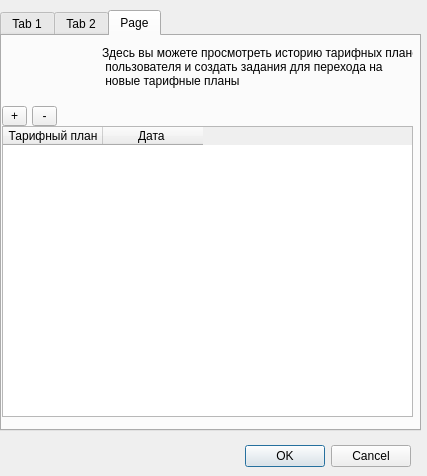
<ui version="4.0" >
 <class>Dialog</class>
 <widget class="QDialog" name="Dialog" >
  <property name="geometry" >
   <rect>
    <x>0</x>
    <y>0</y>
    <width>427</width>
    <height>476</height>
   </rect>
  </property>
  <property name="windowTitle" >
   <string>Dialog</string>
  </property>
  <widget class="QDialogButtonBox" name="buttonBox" >
   <property name="geometry" >
    <rect>
     <x>70</x>
     <y>440</y>
     <width>341</width>
     <height>32</height>
    </rect>
   </property>
   <property name="orientation" >
    <enum>Qt::Horizontal</enum>
   </property>
   <property name="standardButtons" >
    <set>QDialogButtonBox::Cancel|QDialogButtonBox::NoButton|QDialogButtonBox::Ok</set>
   </property>
  </widget>
  <widget class="QTabWidget" name="tabWidget" >
   <property name="geometry" >
    <rect>
     <x>0</x>
     <y>10</y>
     <width>421</width>
     <height>421</height>
    </rect>
   </property>
   <property name="currentIndex" >
    <number>2</number>
   </property>
   <widget class="QWidget" name="tab" >
    <attribute name="title" >
     <string>Tab 1</string>
    </attribute>
    <widget class="QLabel" name="address_label" >
     <property name="geometry" >
      <rect>
       <x>10</x>
       <y>230</y>
       <width>44</width>
       <height>21</height>
      </rect>
     </property>
     <property name="text" >
      <string>Адрес</string>
     </property>
     <property name="buddy" >
      <cstring>address_edit</cstring>
     </property>
    </widget>
    <widget class="QTextEdit" name="address_edit" >
     <property name="geometry" >
      <rect>
       <x>58</x>
       <y>240</y>
       <width>333</width>
       <height>111</height>
      </rect>
     </property>
    </widget>
    <widget class="QCheckBox" name="status_edit" >
     <property name="geometry" >
      <rect>
       <x>10</x>
       <y>370</y>
       <width>70</width>
       <height>19</height>
      </rect>
     </property>
     <property name="text" >
      <string>Включен</string>
     </property>
    </widget>
    <widget class="QCheckBox" name="suspended_edit" >
     <property name="geometry" >
      <rect>
       <x>10</x>
       <y>210</y>
       <width>325</width>
       <height>19</height>
      </rect>
     </property>
     <property name="text" >
      <string>Не производить списывание денег по периодическим услугам</string>
     </property>
    </widget>
    <widget class="QWidget" name="" >
     <property name="geometry" >
      <rect>
       <x>10</x>
       <y>148</y>
       <width>325</width>
       <height>61</height>
      </rect>
     </property>
     <layout class="QGridLayout" >
      <item row="0" column="0" >
       <widget class="QLabel" name="ballance_label" >
        <property name="text" >
         <string>Текущий балланс</string>
        </property>
        <property name="buddy" >
         <cstring>ballance_edit</cstring>
        </property>
       </widget>
      </item>
      <item row="0" column="1" >
       <widget class="QLineEdit" name="ballance_edit" />
      </item>
      <item row="1" column="0" >
       <widget class="QLabel" name="credit_label" >
        <property name="text" >
         <string>Максимальный кредит</string>
        </property>
        <property name="buddy" >
         <cstring>credit_edit</cstring>
        </property>
       </widget>
      </item>
      <item row="1" column="1" >
       <widget class="QLineEdit" name="credit_edit" />
      </item>
     </layout>
    </widget>
    <widget class="QWidget" name="" >
     <property name="geometry" >
      <rect>
       <x>11</x>
       <y>7</y>
       <width>391</width>
       <height>141</height>
      </rect>
     </property>
     <layout class="QGridLayout" >
      <item row="0" column="0" >
       <widget class="QLabel" name="username_label" >
        <property name="text" >
         <string>Логин</string>
        </property>
        <property name="buddy" >
         <cstring>username_edit</cstring>
        </property>
       </widget>
      </item>
      <item row="0" column="1" >
       <widget class="QLineEdit" name="username_edit" />
      </item>
      <item row="0" column="2" >
       <widget class="QToolButton" name="generate_login_toolButton" >
        <property name="text" >
         <string>Сгенерировать</string>
        </property>
       </widget>
      </item>
      <item row="1" column="0" >
       <widget class="QLabel" name="password_label" >
        <property name="text" >
         <string>Пароль</string>
        </property>
        <property name="buddy" >
         <cstring>password_edit</cstring>
        </property>
       </widget>
      </item>
      <item row="1" column="1" >
       <widget class="QLineEdit" name="password_edit" />
      </item>
      <item row="1" column="2" >
       <widget class="QToolButton" name="generate_password_toolButton" >
        <property name="text" >
         <string>Сгенерировать</string>
        </property>
       </widget>
      </item>
      <item row="2" column="0" >
       <widget class="QLabel" name="label" >
        <property name="text" >
         <string>Имя</string>
        </property>
        <property name="buddy" >
         <cstring>firstname_edit</cstring>
        </property>
       </widget>
      </item>
      <item row="2" column="1" colspan="2" >
       <widget class="QLineEdit" name="firstname_edit" />
      </item>
      <item row="3" column="0" >
       <widget class="QLabel" name="lastname_edit" >
        <property name="text" >
         <string>Фамилия</string>
        </property>
        <property name="buddy" >
         <cstring>lineEdit</cstring>
        </property>
       </widget>
      </item>
      <item row="3" column="1" colspan="2" >
       <widget class="QLineEdit" name="lineEdit" />
      </item>
     </layout>
    </widget>
   </widget>
   <widget class="QWidget" name="tab_2" >
    <attribute name="title" >
     <string>Tab 2</string>
    </attribute>
    <widget class="QGroupBox" name="ip_settings_groupBox" >
     <property name="geometry" >
      <rect>
       <x>10</x>
       <y>40</y>
       <width>391</width>
       <height>341</height>
      </rect>
     </property>
     <property name="title" >
      <string>IP Адреса</string>
     </property>
     <widget class="QWidget" name="" >
      <property name="geometry" >
       <rect>
        <x>20</x>
        <y>20</y>
        <width>352</width>
        <height>231</height>
       </rect>
      </property>
      <layout class="QGridLayout" >
       <item row="0" column="0" colspan="2" >
        <widget class="QCheckBox" name="assign_ipn_ip_from_dhcp_edit" >
         <property name="text" >
          <string>Выдавать IP адрес с помощью DHCP</string>
         </property>
        </widget>
       </item>
       <item row="1" column="0" >
        <widget class="QLabel" name="ipn_dhcp_pool_label" >
         <property name="text" >
          <string>DHCP пул</string>
         </property>
         <property name="buddy" >
          <cstring>dhcp_pool_edit</cstring>
         </property>
        </widget>
       </item>
       <item row="1" column="1" colspan="2" >
        <widget class="QComboBox" name="dhcp_pool_edit" />
       </item>
       <item row="1" column="3" >
        <widget class="QToolButton" name="assign_ipn_address_toolButton" >
         <property name="text" >
          <string>Назначить адрес</string>
         </property>
        </widget>
       </item>
       <item row="2" column="0" >
        <widget class="QLabel" name="ipn_ip_address_label" >
         <property name="text" >
          <string>Текущий адрес</string>
         </property>
         <property name="buddy" >
          <cstring>ipn_ip_address_edit</cstring>
         </property>
        </widget>
       </item>
       <item row="2" column="1" >
        <widget class="QLineEdit" name="ipn_ip_address_edit" >
         <property name="inputMask" >
          <string>000.000.000.000; </string>
         </property>
        </widget>
       </item>
       <item row="3" column="0" >
        <widget class="QLabel" name="ipn_mac_address_label" >
         <property name="text" >
          <string>Аппаратный адрес</string>
         </property>
         <property name="buddy" >
          <cstring>ipn_mac_address_edit</cstring>
         </property>
        </widget>
       </item>
       <item row="3" column="1" >
        <widget class="QLineEdit" name="ipn_mac_address_edit" >
         <property name="inputMask" >
          <string>00:00:00:00:00:00;0</string>
         </property>
        </widget>
       </item>
       <item row="3" column="2" colspan="2" >
        <widget class="QToolButton" name="get_mac_address_toolButton" >
         <property name="text" >
          <string>Получить</string>
         </property>
        </widget>
       </item>
       <item row="4" column="0" colspan="2" >
        <widget class="QCheckBox" name="assign_vpn_ip_from_dhcp_edit_2" >
         <property name="text" >
          <string>Выдавать VPN адрес с помощью DHCP</string>
         </property>
        </widget>
       </item>
       <item row="5" column="0" >
        <widget class="QLabel" name="vpn_dhcp_pool_label" >
         <property name="text" >
          <string>DHCP пул</string>
         </property>
         <property name="buddy" >
          <cstring>assign_vpn_ip_from_dhcp_edit</cstring>
         </property>
        </widget>
       </item>
       <item row="5" column="1" colspan="2" >
        <widget class="QComboBox" name="assign_vpn_ip_from_dhcp_edit" />
       </item>
       <item row="5" column="3" >
        <widget class="QToolButton" name="assign_vpn_address_toolButton" >
         <property name="text" >
          <string>Назначить адрес</string>
         </property>
        </widget>
       </item>
       <item row="6" column="0" >
        <widget class="QLabel" name="vpn_ip_address_label" >
         <property name="text" >
          <string>Текущий адрес</string>
         </property>
         <property name="buddy" >
          <cstring>vpn_ip_address_edit</cstring>
         </property>
        </widget>
       </item>
       <item row="6" column="1" >
        <widget class="QLineEdit" name="vpn_ip_address_edit" >
         <property name="inputMask" >
          <string>000.000.000.000; </string>
         </property>
        </widget>
       </item>
      </layout>
     </widget>
    </widget>
    <widget class="QSplitter" name="splitter" >
     <property name="geometry" >
      <rect>
       <x>10</x>
       <y>10</y>
       <width>281</width>
       <height>20</height>
      </rect>
     </property>
     <property name="orientation" >
      <enum>Qt::Horizontal</enum>
     </property>
     <widget class="QLabel" name="label_2" >
      <property name="text" >
       <string>Сервер доступа</string>
      </property>
      <property name="buddy" >
       <cstring>comboBox</cstring>
      </property>
     </widget>
     <widget class="QComboBox" name="comboBox" />
    </widget>
   </widget>
   <widget class="QWidget" name="tab_3" >
    <attribute name="title" >
     <string>Page</string>
    </attribute>
    <widget class="QTableWidget" name="accounttarif_table" >
     <property name="geometry" >
      <rect>
       <x>0</x>
       <y>90</y>
       <width>411</width>
       <height>291</height>
      </rect>
     </property>
     <column>
      <property name="text" >
       <string>Тарифный план</string>
      </property>
     </column>
     <column>
      <property name="text" >
       <string>Дата </string>
      </property>
     </column>
    </widget>
    <widget class="QToolButton" name="add_accounttarif_toolButton" >
     <property name="geometry" >
      <rect>
       <x>0</x>
       <y>70</y>
       <width>25</width>
       <height>20</height>
      </rect>
     </property>
     <property name="text" >
      <string>+</string>
     </property>
    </widget>
    <widget class="QToolButton" name="del_accounttarif_toolButton" >
     <property name="geometry" >
      <rect>
       <x>30</x>
       <y>70</y>
       <width>25</width>
       <height>20</height>
      </rect>
     </property>
     <property name="text" >
      <string>-</string>
     </property>
    </widget>
    <widget class="QLabel" name="label_3" >
     <property name="geometry" >
      <rect>
       <x>100</x>
       <y>10</y>
       <width>311</width>
       <height>42</height>
      </rect>
     </property>
     <property name="text" >
      <string>Здесь вы можете просмотреть историю тарифных планов
 пользователя и создать задания для перехода на
 новые тарифные планы</string>
     </property>
    </widget>
   </widget>
  </widget>
 </widget>
 <tabstops>
  <tabstop>buttonBox</tabstop>
  <tabstop>tabWidget</tabstop>
  <tabstop>username_edit</tabstop>
  <tabstop>generate_login_toolButton</tabstop>
  <tabstop>password_edit</tabstop>
  <tabstop>generate_password_toolButton</tabstop>
  <tabstop>firstname_edit</tabstop>
  <tabstop>lineEdit</tabstop>
  <tabstop>ballance_edit</tabstop>
  <tabstop>credit_edit</tabstop>
  <tabstop>suspended_edit</tabstop>
  <tabstop>address_edit</tabstop>
  <tabstop>status_edit</tabstop>
  <tabstop>comboBox</tabstop>
  <tabstop>assign_ipn_ip_from_dhcp_edit</tabstop>
  <tabstop>dhcp_pool_edit</tabstop>
  <tabstop>assign_ipn_address_toolButton</tabstop>
  <tabstop>ipn_ip_address_edit</tabstop>
  <tabstop>ipn_mac_address_edit</tabstop>
  <tabstop>get_mac_address_toolButton</tabstop>
  <tabstop>assign_vpn_ip_from_dhcp_edit_2</tabstop>
  <tabstop>assign_vpn_ip_from_dhcp_edit</tabstop>
  <tabstop>assign_vpn_address_toolButton</tabstop>
  <tabstop>vpn_ip_address_edit</tabstop>
  <tabstop>add_accounttarif_toolButton</tabstop>
  <tabstop>del_accounttarif_toolButton</tabstop>
  <tabstop>accounttarif_table</tabstop>
 </tabstops>
 <resources/>
 <connections>
  <connection>
   <sender>buttonBox</sender>
   <signal>accepted()</signal>
   <receiver>Dialog</receiver>
   <slot>accept()</slot>
   <hints>
    <hint type="sourcelabel" >
     <x>248</x>
     <y>254</y>
    </hint>
    <hint type="destinationlabel" >
     <x>157</x>
     <y>274</y>
    </hint>
   </hints>
  </connection>
  <connection>
   <sender>buttonBox</sender>
   <signal>rejected()</signal>
   <receiver>Dialog</receiver>
   <slot>reject()</slot>
   <hints>
    <hint type="sourcelabel" >
     <x>316</x>
     <y>260</y>
    </hint>
    <hint type="destinationlabel" >
     <x>286</x>
     <y>274</y>
    </hint>
   </hints>
  </connection>
 </connections>
</ui>
